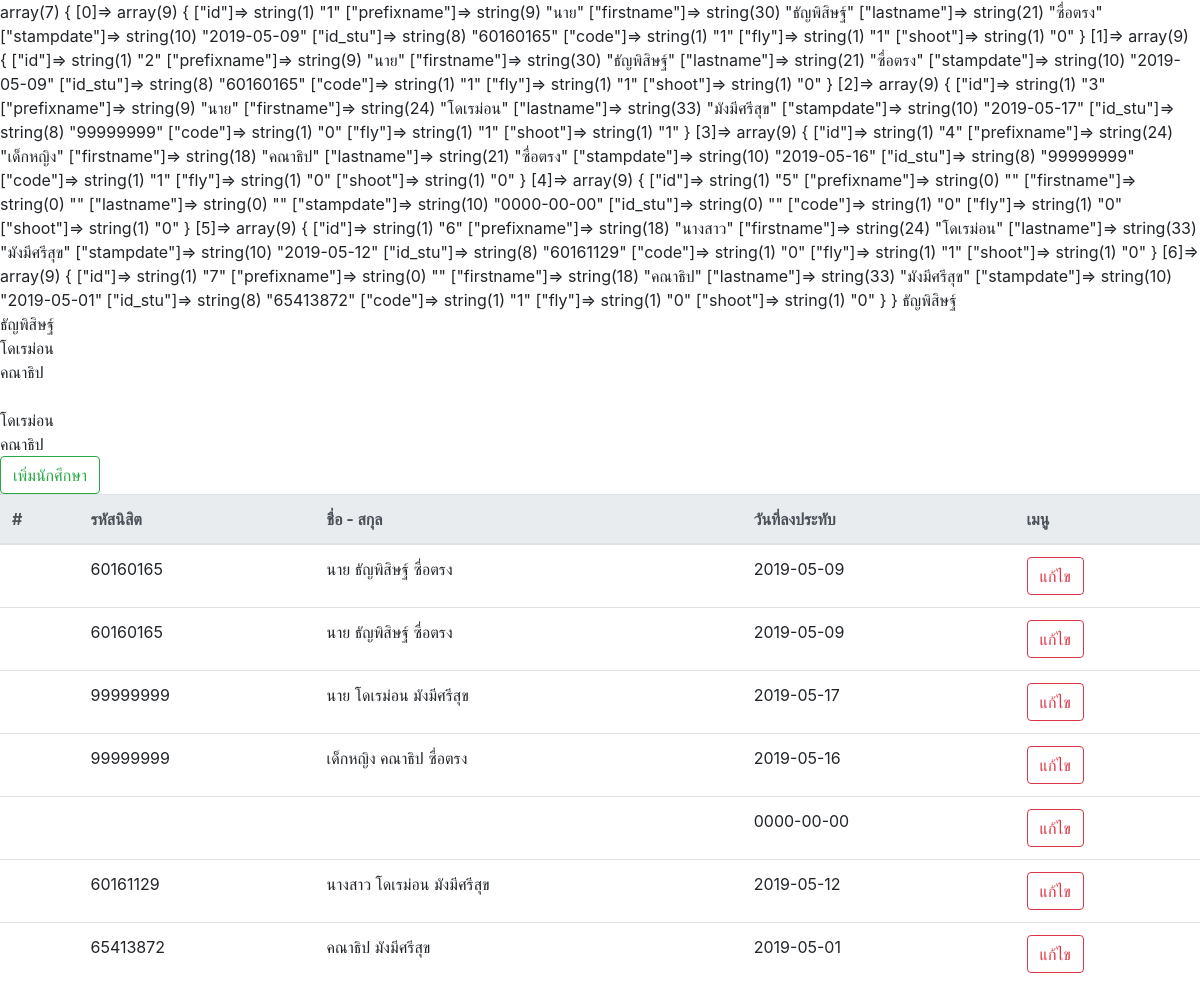
Screenshot of /student/index.php/form/showStudent with the database file from the repository.
### tables this page shows
CREATE TABLE `stu_infor` (
  `id` int(11) NOT NULL,
  `prefixname` varchar(20) NOT NULL,
  `firstname` varchar(45) NOT NULL,
  `lastname` varchar(45) NOT NULL,
  `stampdate` date NOT NULL,
  `id_stu` varchar(8) NOT NULL,
  `code` int(1) NOT NULL,
  `fly` int(1) NOT NULL,
  `shoot` int(1) NOT NULL
);

### student/application/controllers/form.php (called while the page is built, shortened)
<?php
class form extends CI_Controller
{
	public function __construct()
	{
		$this->load->model('student');
	}
	public function showStudent()
	{
		$data['student'] = $this->student->getAllStudent();
		$this->load->view('student-table',$data);
	}
}

### student/index.php (called while the page is built, shortened)
<?php
require_once BASEPATH.'core/CodeIgniter.php';

### student/application/models/student.php (called while the page is built, shortened)
<?php
class student extends CI_Model {
	public function getAllStudent()
	{
		$query = $this->db->query('SELECT * FROM stu_infor');
		if($query->num_rows() > 0 ) {
			return $query->result_array();
		} else {
			return array();
		}
    }
}

### student/application/views/student-table.php (the view, shortened to what this page needs)
<!DOCTYPE html>
<html lang="en">
<head>
    <link rel="stylesheet" href="<?php echo base_url(); ?>\assets\bootstrap-4.3.1-dist\css\bootstrap.min.css">
</head>
<body>
    <?php echo var_dump($student);
    foreach ($student as $key) {
        echo $key['firstname'] . "<br>";
    }
    ?>
    <form action="<?php echo base_url(); ?>index.php/form/loadStudent" method="post">
        <button type="submit" class="btn btn-outline-success">เพิ่มนักศึกษา</button>
    </form>
    <table class="table">
        <thead class="thead-light">
            <tr>
                <th scope="col">#</th>
                <th scope="col">รหัสนิสิต</th>
                <th scope="col">ชื่อ - สกุล</th>
                <th scope="col">วันที่ลงประทับ</th>
                <th scope="col">เมนู</th>
            </tr>
        </thead>
        <tbody>
            <?php
            foreach ($student as $key=>$value) {
                ?>
                <tr>
                    <th scope="row"><?php echo $key['id'] ?></th>
                    <td><?php echo $value['id_stu'] ?></td>
                    <td><?php echo $value['prefixname'] . " " . $value['firstname'] . "    " . $value['lastname'] ?></td>
                    <td><?php echo $value['stampdate'] ?></td>
                    <td><button type="button" class="btn btn-outline-danger">แก้ไข</button></td>
                </tr>
            <?php
        }
        ?>
        </tbody>
    </table>
</body>
</html>

### rows the page displays
stu_infor: firstname "ธัญพิสิษฐ์", id_stu "60160165", prefixname "นาย", lastname "ซื่อตรง", stampdate "2019-05-09"
stu_infor: firstname "ธัญพิสิษฐ์", id_stu "60160165", prefixname "นาย", lastname "ซื่อตรง", stampdate "2019-05-09"
stu_infor: firstname "โดเรม่อน", id_stu "99999999", prefixname "นาย", lastname "มังมีศรีสุข", stampdate "2019-05-17"
stu_infor: firstname "คณาธิป", id_stu "99999999", prefixname "เด็กหญิง", lastname "ซื่อตรง", stampdate "2019-05-16"
stu_infor: firstname "โดเรม่อน", id_stu "60161129", prefixname "นางสาว", lastname "มังมีศรีสุข", stampdate "2019-05-12"
stu_infor: firstname "คณาธิป", id_stu "65413872", lastname "มังมีศรีสุข", stampdate "2019-05-01"
stu_infor: stampdate "0000-00-00"
